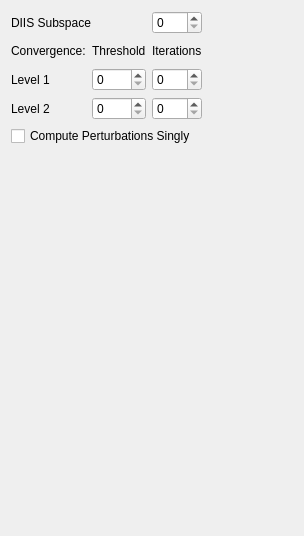
          <widget class="QWidget" name="AdvancedNMRChemicalShifts">
           <layout class="QVBoxLayout" name="verticalLayout_41">
            <item>
             <layout class="QGridLayout">
              <item row="1" column="3">
               <spacer>
                <property name="orientation">
                 <enum>Qt::Horizontal</enum>
                </property>
                <property name="sizeHint" stdset="0">
                 <size>
                  <width>91</width>
                  <height>22</height>
                 </size>
                </property>
               </spacer>
              </item>
              <item row="1" column="2">
               <widget class="QLabel" name="label_110">
                <property name="text">
                 <string>Iterations</string>
                </property>
               </widget>
              </item>
              <item row="3" column="1">
               <widget class="QSpinBox" name="dscf_convergence_level_2"/>
              </item>
              <item row="3" column="2">
               <widget class="QSpinBox" name="dscf_max_cycles_level_2"/>
              </item>
              <item row="2" column="2">
               <widget class="QSpinBox" name="dscf_max_cycles_level_1"/>
              </item>
              <item row="1" column="1">
               <widget class="QLabel" name="label_109">
                <property name="text">
                 <string>Threshold</string>
                </property>
               </widget>
              </item>
              <item row="2" column="1">
               <widget class="QSpinBox" name="dscf_convergence_level_1"/>
              </item>
              <item row="1" column="0">
               <widget class="QLabel" name="label_111">
                <property name="text">
                 <string>Convergence:</string>
                </property>
               </widget>
              </item>
              <item row="0" column="0" colspan="2">
               <widget class="QLabel" name="label_112">
                <property name="text">
                 <string>DIIS Subspace</string>
                </property>
               </widget>
              </item>
              <item row="0" column="2">
               <widget class="QSpinBox" name="dscf_diis_subspace"/>
              </item>
              <item row="2" column="0">
               <widget class="QLabel" name="label_107">
                <property name="text">
                 <string>Level 1</string>
                </property>
               </widget>
              </item>
              <item row="3" column="0">
               <widget class="QLabel" name="label_108">
                <property name="text">
                 <string>Level 2</string>
                </property>
               </widget>
              </item>
             </layout>
            </item>
            <item>
             <widget class="QCheckBox" name="dcpscf_perturbations">
              <property name="text">
               <string>Compute Perturbations Singly</string>
              </property>
             </widget>
            </item>
            <item>
             <spacer>
              <property name="orientation">
               <enum>Qt::Vertical</enum>
              </property>
              <property name="sizeHint" stdset="0">
               <size>
                <width>193</width>
                <height>379</height>
               </size>
              </property>
             </spacer>
            </item>
           </layout>
          </widget>
